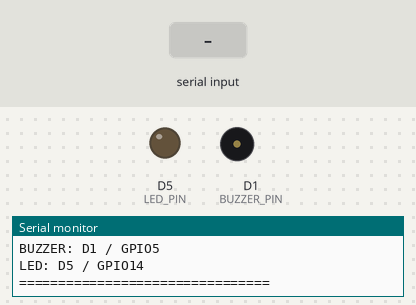
Bench run of a sketch on a simulated ESP8266 (NodeMCU). On the bench: output pins drawn as LEDs (lit = HIGH), buzzer (waves = sounding, pin HIGH), the last lines printed to the serial monitor. The inputs (shaded band) are chosen by the test bench.

Above: at 2.2 s.
2.3 s: "HIGH\n" received over Serial
At 5.1 s:
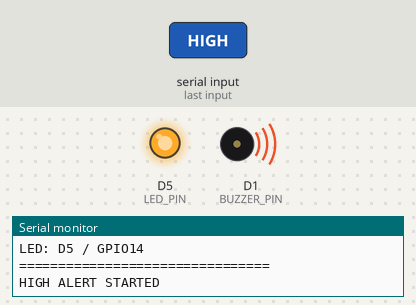
5.3 s: "CRITICAL\n" received over Serial
At 6.0 s:
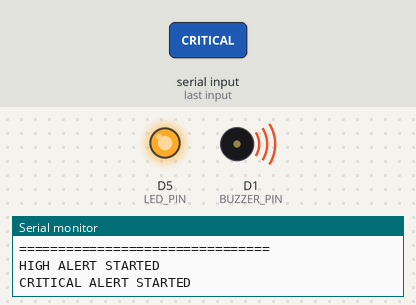
6.8 s: "STOP\n" received over Serial
At 7.2 s:
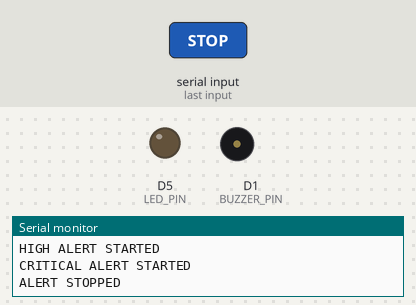
Timing chart, 0 to 9.8 s (numbered marks = the images above; inputs shaded):
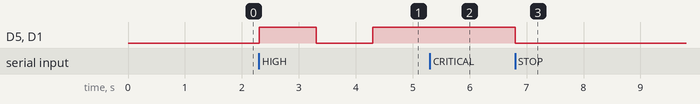

The sketch:

trinetra_alert.ino
```cpp
/*
  ============================================================
                    TRINETRA SOC
                 ESP8266 ALERT DEVICE
  ============================================================

  Project:
      TRINETRA SOC

  Purpose:
      Physical security alert device for the TRINETRA SOC SIEM.

  Communication:
      USB Serial
      Baud Rate: 115200

  Wiring:
      D1 / GPIO5  -> Buzzer
      D5 / GPIO14 -> LED
      GND         -> GND

  Supported Commands:

      CRITICAL
      HIGH
      STOP
      TEST
      STATUS
      PING

  Alert Behavior:

      CRITICAL:
          10 sec ON
          3 sec OFF
          10 sec ON
          3 sec OFF
          Repeat
          Maximum duration: 60 seconds

      HIGH:
          1 sec ON
          1 sec OFF
          Maximum duration: 10 seconds

  ============================================================
*/

#define BUZZER_PIN D1
#define LED_PIN    D5

#define SERIAL_BAUD 115200

#define CRITICAL_DURATION 60000UL
#define HIGH_DURATION     10000UL

// ------------------------------------------------------------
// Alert states
// ------------------------------------------------------------

enum AlertState {

  ALERT_IDLE,
  ALERT_HIGH,
  ALERT_CRITICAL

};

AlertState alertState = ALERT_IDLE;


// ------------------------------------------------------------
// Timing
// ------------------------------------------------------------

unsigned long alertStartTime = 0;


// ------------------------------------------------------------
// Serial command buffer
// ------------------------------------------------------------

String commandBuffer = "";


// ============================================================
// SET OUTPUTS
// ============================================================

void outputsOn() {

  digitalWrite(
    BUZZER_PIN,
    HIGH
  );

  digitalWrite(
    LED_PIN,
    HIGH
  );

}


void outputsOff() {

  digitalWrite(
    BUZZER_PIN,
    LOW
  );

  digitalWrite(
    LED_PIN,
    LOW
  );

}


// ============================================================
// STOP ALERT
// ============================================================

void stopAlert() {

  alertState = ALERT_IDLE;

  alertStartTime = 0;

  outputsOff();

  Serial.println(
    "ALERT STOPPED"
  );

}


// ============================================================
// START HIGH ALERT
// ============================================================

void startHighAlert() {

  alertState = ALERT_HIGH;

  alertStartTime = millis();

  outputsOff();

  Serial.println(
    "HIGH ALERT STARTED"
  );

}


// ============================================================
// START CRITICAL ALERT
// ============================================================

void startCriticalAlert() {

  alertState = ALERT_CRITICAL;

  alertStartTime = millis();

  outputsOff();

  Serial.println(
    "CRITICAL ALERT STARTED"
  );

}


// ============================================================
// TEST ALERT
// ============================================================

void testAlert() {

  Serial.println(
    "TEST ALERT STARTED"
  );

  // ----------------------------------------------------------
  // 1 second ON
  // ----------------------------------------------------------

  outputsOn();

  delay(1000);

  // ----------------------------------------------------------
  // OFF
  // ----------------------------------------------------------

  outputsOff();

  Serial.println(
    "TEST ALERT COMPLETE"
  );

}


// ============================================================
// STATUS
// ============================================================

void sendStatus() {

  if (
    alertState
    ==
    ALERT_CRITICAL
  ) {

    Serial.println(
      "STATUS: CRITICAL"
    );

  }

  else if (
    alertState
    ==
    ALERT_HIGH
  ) {

    Serial.println(
      "STATUS: HIGH"
    );

  }

  else {

    Serial.println(
      "STATUS: IDLE"
    );

  }

}


// ============================================================
// COMMAND HANDLER
// ============================================================

void handleCommand(
  String command
) {

  command.trim();

  command.toUpperCase();


  // ----------------------------------------------------------
  // CRITICAL
  // ----------------------------------------------------------

  if (
    command
    ==
    "CRITICAL"
  ) {

    startCriticalAlert();

  }


  // ----------------------------------------------------------
  // HIGH
  // ----------------------------------------------------------

  else if (
    command
    ==
    "HIGH"
  ) {

    startHighAlert();

  }


  // ----------------------------------------------------------
  // STOP
  // ----------------------------------------------------------

  else if (
    command
    ==
    "STOP"
  ) {

    stopAlert();

  }


  // ----------------------------------------------------------
  // TEST
  // ----------------------------------------------------------

  else if (
    command
    ==
    "TEST"
  ) {

    testAlert();

  }


  // ----------------------------------------------------------
  // STATUS
  // ----------------------------------------------------------

  else if (
    command
    ==
    "STATUS"
  ) {

    sendStatus();

  }


  // ----------------------------------------------------------
  // PING
  // ----------------------------------------------------------

  else if (
    command
    ==
    "PING"
  ) {

    Serial.println(
      "PONG"
    );

  }


  // ----------------------------------------------------------
  // Unknown command
  // ----------------------------------------------------------

  else {

    Serial.print(
      "UNKNOWN COMMAND: "
    );

    Serial.println(
      command
    );

  }

}


// ============================================================
// SERIAL INPUT
// ============================================================

void readSerialCommands() {

  while (
    Serial.available()
    >
    0
  ) {

    char incomingChar =
      Serial.read();


    // --------------------------------------------------------
    // End of command
    // --------------------------------------------------------

    if (
      incomingChar
      ==
      '\n'
      ||
      incomingChar
      ==
      '\r'
    ) {

      if (
        commandBuffer.length()
        >
        0
      ) {

        handleCommand(
          commandBuffer
        );

        commandBuffer = "";

      }

    }


    // --------------------------------------------------------
    // Normal character
    // --------------------------------------------------------

    else {

      commandBuffer +=
        incomingChar;


      // ------------------------------------------------------
      // Prevent unlimited buffer growth
      // ------------------------------------------------------

      if (
        commandBuffer.length()
        >
        50
      ) {

        commandBuffer = "";

      }

    }

  }

}


// ============================================================
// UPDATE HIGH ALERT
// ============================================================

void updateHighAlert() {

  unsigned long elapsed =
    millis()
    -
    alertStartTime;


  // ----------------------------------------------------------
  // Automatically stop after 10 seconds
  // ----------------------------------------------------------

  if (
    elapsed
    >=
    HIGH_DURATION
  ) {

    stopAlert();

    return;

  }


  // ----------------------------------------------------------
  // 1 second ON / 1 second OFF
  // ----------------------------------------------------------

  unsigned long cycle =
    elapsed
    %
    2000UL;


  if (
    cycle
    <
    1000UL
  ) {

    outputsOn();

  }

  else {

    outputsOff();

  }

}


// ============================================================
// UPDATE CRITICAL ALERT
// ============================================================

void updateCriticalAlert() {

  unsigned long elapsed =
    millis()
    -
    alertStartTime;


  // ----------------------------------------------------------
  // Automatically stop after 60 seconds
  // ----------------------------------------------------------

  if (
    elapsed
    >=
    CRITICAL_DURATION
  ) {

    stopAlert();

    return;

  }


  /*
      Critical pattern:

      10 seconds ON
       3 seconds OFF
      10 seconds ON
       3 seconds OFF

      Total cycle = 26 seconds

      Repeats until 60 seconds.
  */


  unsigned long cycle =
    elapsed
    %
    26000UL;


  // ----------------------------------------------------------
  // First ON period
  // ----------------------------------------------------------

  if (
    cycle
    <
    10000UL
  ) {

    outputsOn();

  }


  // ----------------------------------------------------------
  // First OFF period
  // ----------------------------------------------------------

  else if (
    cycle
    <
    13000UL
  ) {

    outputsOff();

  }


  // ----------------------------------------------------------
  // Second ON period
  // ----------------------------------------------------------

  else if (
    cycle
    <
    23000UL
  ) {

    outputsOn();

  }


  // ----------------------------------------------------------
  // Second OFF period
  // ----------------------------------------------------------

  else {

    outputsOff();

  }

}


// ============================================================
// UPDATE ALERT
// ============================================================

void updateAlert() {

  if (
    alertState
    ==
    ALERT_HIGH
  ) {

    updateHighAlert();

  }

  else if (
    alertState
    ==
    ALERT_CRITICAL
  ) {

    updateCriticalAlert();

  }

}


// ============================================================
// SETUP
// ============================================================

void setup() {

  // ----------------------------------------------------------
  // Configure pins
  // ----------------------------------------------------------

  pinMode(
    BUZZER_PIN,
    OUTPUT
  );

  pinMode(
    LED_PIN,
    OUTPUT
  );


  // ----------------------------------------------------------
  // Make sure outputs start OFF
  // ----------------------------------------------------------

  outputsOff();


  // ----------------------------------------------------------
  // Start Serial
  // ----------------------------------------------------------

  Serial.begin(
    SERIAL_BAUD
  );


  // ----------------------------------------------------------
  // ESP8266 startup delay
  // ----------------------------------------------------------

  delay(1000);


  // ----------------------------------------------------------
  // Startup message
  // ----------------------------------------------------------

  Serial.println();

  Serial.println(
    "================================"
  );

  Serial.println(
    "       TRINETRA SOC"
  );

  Serial.println(
    "    ESP8266 ALERT DEVICE"
  );

  Serial.println(
    "================================"
  );

  Serial.println(
    "STATUS: READY"
  );

  Serial.println(
    "BAUD: 115200"
  );

  Serial.println(
    "BUZZER: D1 / GPIO5"
  );

  Serial.println(
    "LED: D5 / GPIO14"
  );

  Serial.println(
    "================================"
  );

  Serial.println();

}


// ============================================================
// MAIN LOOP
// ============================================================

void loop() {

  // ----------------------------------------------------------
  // Read commands from TRINETRA SIEM
  // ----------------------------------------------------------

  readSerialCommands();


  // ----------------------------------------------------------
  // Update current alert
  // ----------------------------------------------------------

  updateAlert();

}
```

Measured:
- after the input at 2.3 s, D5 (LED_PIN), D1 (BUZZER_PIN): LOW → HIGH at once, → LOW 1.0 s later, → HIGH 1.0 s later
- after the input at 5.3 s, D5 (LED_PIN), D1 (BUZZER_PIN): stays HIGH (without the input it goes to LOW after 0.00 s)
- after the input at 6.8 s, D5 (LED_PIN), D1 (BUZZER_PIN): HIGH → LOW at once
